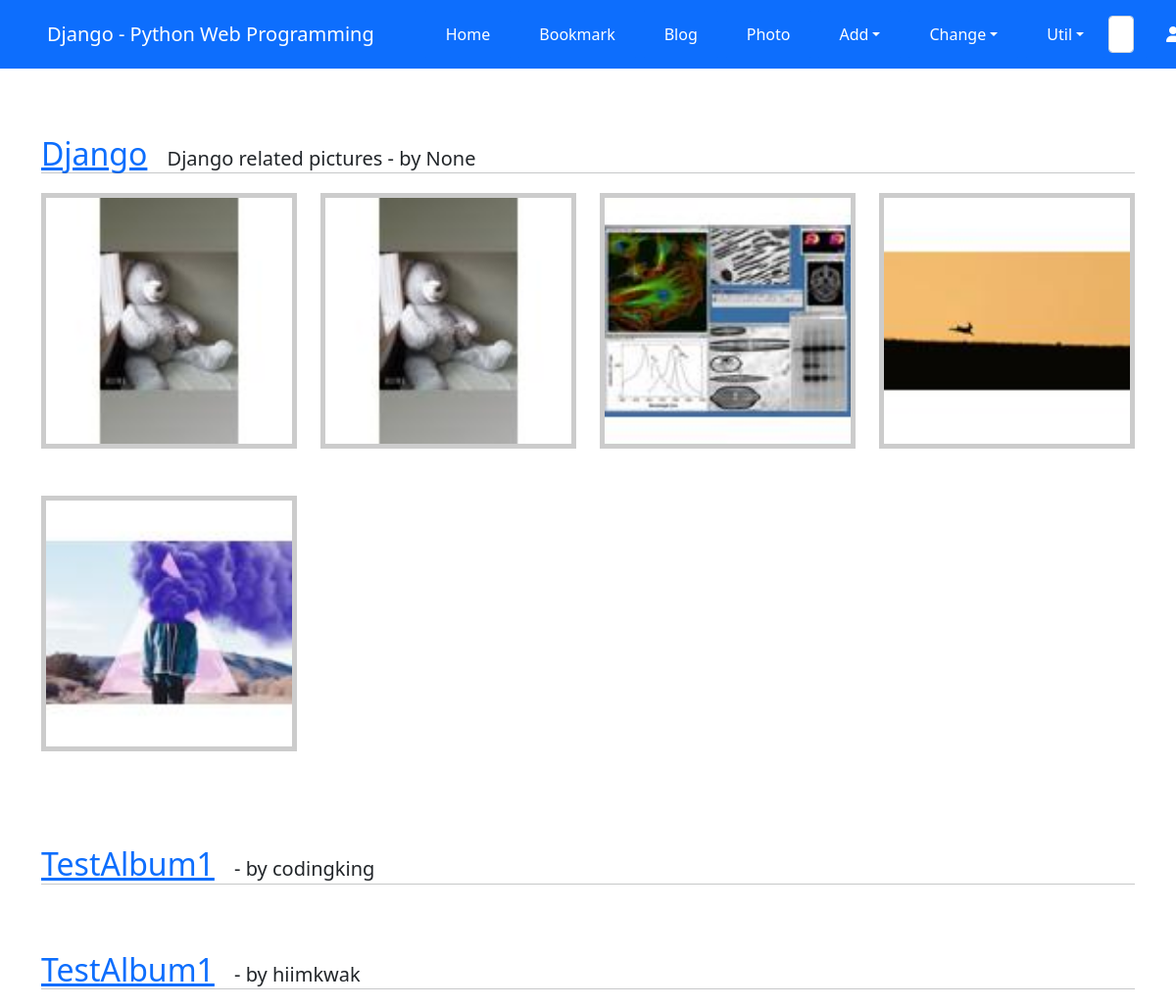
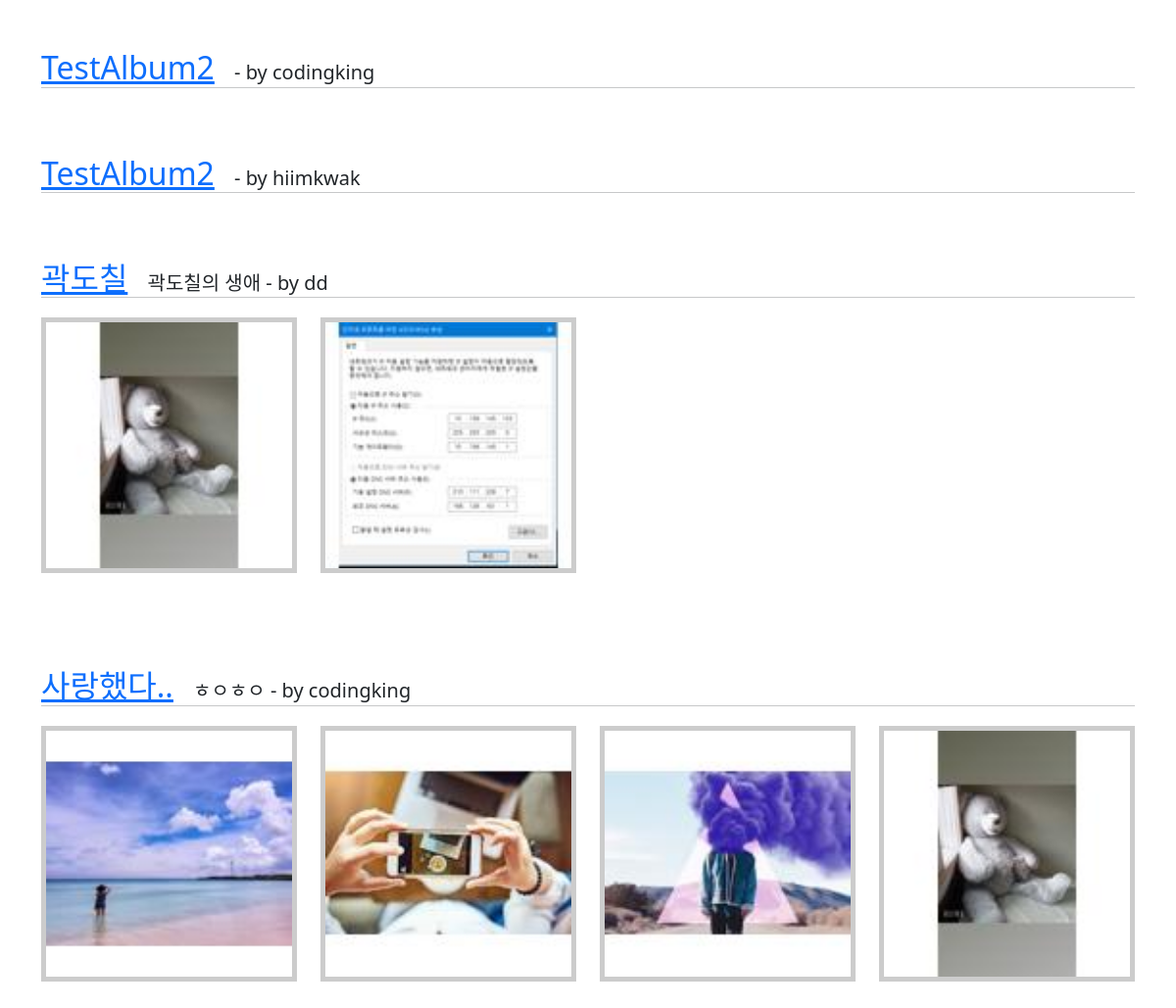
The app's page /photo/ with its own data (2 pictures, top to bottom).
### photo/models.py (models this page shows, shortened)
class Album(models.Model):
    name = models.CharField(max_length=30)
    description = models.CharField('One Line Description', max_length=100, blank= True)
    owner = models.ForeignKey('auth.User', on_delete=models.CASCADE, verbose_name="OWNER", blank=True, null=True)
    objects = models.Manager()
    second_objects = SecondAlbumManager()
    class Meta:
        ordering = ('name',)

class Photo(models.Model):
    album = models.ForeignKey(Album, on_delete=models.CASCADE)
    title = models.CharField("TITLE", max_length=30)
    description = models.TextField('Photo Description', blank=True)
    image = ThumbnailImageField(upload_to='photo/%Y/%m')
    upload_dt = models.DateTimeField('Upload Date', auto_now_add=True)
    owner = models.ForeignKey('auth.User', on_delete=models.CASCADE, verbose_name="OWNER", blank=True, null=True)
    class Meta:
        ordering = ('title',)
    def get_absolute_url(self):
        return reverse('photo:photo_detail', args=(self.id,))

### photo/views.py (the view)
# urls.py: path('', views.AlbumLV.as_view(), name='index'),
class AlbumLV(ListView):
    model = Album

### photo/fields.py (called while the page is built)
    def _add_thumb(self, s):
        parts = s.split(".")
        parts.insert(-1, "thumb")
        if parts[-1].lower() not in ['jpeg', 'jpg']:
            parts[-1] = 'jpg'
        return ".".join(parts)

    @property
    def thumb_url(self):
        return self._add_thumb(self.url)

### photo/templates/photo/album_list.html (shortened to what this page needs)
{% extends 'base.html' %}
{% block content %}
    {% for item in object_list %}
    <div class="mt-5">
        <a class="h2" href="{% url 'photo:album_detail' item.id %}">
        {{ item.name }}</a>&emsp;
        <span class="font-italic h5">{{ item.description }} - by {{ item.owner }}</span>
    </div>
    <hr style="margin: 0 0 20px 0;">
    <div class="row">
        {% for photo in item.photo_set.all|slice:":5" %}
        <div class="ml-5 col-md-3 mb-5">
            <div class="thumbnail">
                <a href="{{ photo.get_absolute_url }}">
                    <img src="{{ photo.image.thumb_url }}" style="width: 100%;">
                </a>
            </div>
        </div>
        {% endfor %}
    </div>
    {% endfor %}
{% endblock content %}

### templates/base.html (shortened to what this page needs)
<!DOCTYPE html>
<html lang="ko">
<head>
    <link href="https://cdn.jsdelivr.net/npm/bootstrap@5.0.0-beta2/dist/css/bootstrap.min.css" rel="stylesheet">
</head>
<body style="padding-top: 90px;">
    <nav class="navbar navbar-expand-lg navbar-dark bg-primary fixed-top">
        <span class="navbar-brand mx-5 mb-0 font-weight-bold font-italic">Django - Python Web Programming</span>
        <div class="collapse navbar-collapse" id="navbarSupportedContent">
            <ul class="navbar-nav me-auto">
                <li class="nav-item mx-1 btn btn-primary">
                    <a class="nav-link active text-white" aria-current="page" href="{% url 'home' %}">Home</a>
                </li>
                <li class="nav-item mx-1 btn btn-primary">
                    <a class="nav-link text-white" href="{% url 'bookmark:index' %}">Bookmark</a>
                </li>
                <li class="nav-item mx-1 btn btn-primary">
                    <a class="nav-link text-white" href="{% url 'blog:index' %}">Blog</a>
                </li>
                <li class="nav-item mx-1 btn btn-primary">
                    <a class="nav-link text-white" href="{% url 'photo:index' %}">Photo</a>
                </li>
                <li class="nav-item dropdown mx-1 btn btn-primary">
                    <a class="nav-link dropdown-toggle text-white" href="#" id="navbarDropdown" role="button" data-bs-toggle="dropdown">Add</a>
                </li>
                <li class="nav-item dropdown mx-1 btn btn-primary">
                    <a class="nav-link dropdown-toggle text-white" href="#" id="navbarDropdown" role="button" data-bs-toggle="dropdown">Change</a>
                </li>
                <li class="nav-item dropdown mx-1 btn btn-primary">
                    <a class="nav-link dropdown-toggle text-white" href="#" id="navbarDropdown" role="button" data-bs-toggle="dropdown">Util</a>
                </li>
            </ul>
            <form class="d-flex" action="" method="post"> {% csrf_token %}
                <input class="form-control me-sm-2" type="search" placeholder="global search" name="search_word">
            </form>
            <ul class="navbar-nav ml-5 mr-5">
                <li class="nav-item dropdown mx-1 btn btn-primary">
                    {% if user.is_active %}
                    <a class="nav_link dropdown-toggle text-white" href="#" data-bs-toggle="dropdown">
                        <i class="fas fa-user"></i>&ensp;{% firstof user.get_short_name user.get_username %}&ensp;
                    </a>
                    <div class="dropdown-menu" aria-labelledby="navbarDropdown">
                        <a class="dropdown-item" href="{% url 'logout' %}">Logout</a>
                        <a class="dropdown-item" href="{% url 'password_change' %}">Change</a>
                    </div>
                    {% else %}
                    <a class="nav-link dropdown-toggle text-white" href="#" data-bs-toggle="dropdown">
                        <i class="fas fa-user"></i>&ensp;Anonymous&ensp;
                    </a>
                    {% endif %}
                </li>
            </ul>
        </div>
    </nav>
    <div class="container">
        {% block content %}{% endblock %}
    </div>
</body>
</html>

### photo/templates/photo/album_list.html (style rules this page uses)
.thumbnail { border: 5px solid #ccc; }

### records on screen
Album: name "Django", description "Django related pictures", owner "None"
Photo: shows a picture
Photo: shows a picture
Album: name "TestAlbum1", owner "codingking"
Album: name "TestAlbum1", owner "hiimkwak"
Album: name "TestAlbum2", owner "codingking"
Album: name "TestAlbum2", owner "hiimkwak"
Album: name "곽도칠", description "곽도칠의 생애", owner "dd"
Photo: shows a picture
Album: name "사랑했다..", description "ㅎㅇㅎㅇ", owner "codingking"
Photo: shows a picture
Photo: shows a picture
